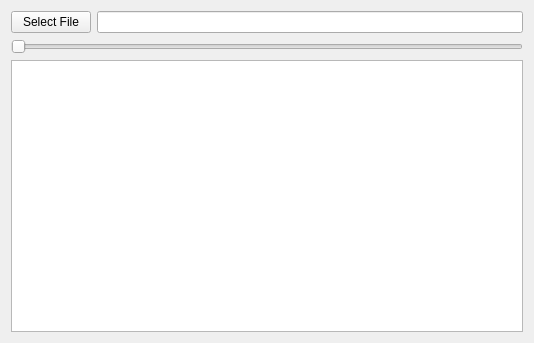
          <widget class="QWidget" name="viewerTab">
           <attribute name="title">
            <string>Viewer</string>
           </attribute>
           <layout class="QVBoxLayout" name="verticalLayout_2">
            <item>
             <layout class="QVBoxLayout" name="viewerVerticalLayout">
              <item>
               <layout class="QHBoxLayout" name="horizontalLayout_5">
                <item>
                 <widget class="QPushButton" name="viewerFileButton">
                  <property name="text">
                   <string>Select File</string>
                  </property>
                 </widget>
                </item>
                <item>
                 <widget class="QLineEdit" name="viewerFileLineEdit">
                  <property name="toolTip">
                   <string>Path to .b2nd file</string>
                  </property>
                  <property name="placeholderText">
                   <string/>
                  </property>
                 </widget>
                </item>
               </layout>
              </item>
              <item>
               <widget class="QSliderLabeled" name="viewerImageSlider">
                <property name="enabled">
                 <bool>false</bool>
                </property>
                <property name="toolTip">
                 <string>Image index</string>
                </property>
                <property name="orientation">
                 <enum>Qt::Horizontal</enum>
                </property>
               </widget>
              </item>
              <item>
               <widget class="QGraphicsView" name="viewerGraphicsView">
                <property name="minimumSize">
                 <size>
                  <width>512</width>
                  <height>272</height>
                 </size>
                </property>
               </widget>
              </item>
             </layout>
            </item>
           </layout>
          </widget>
